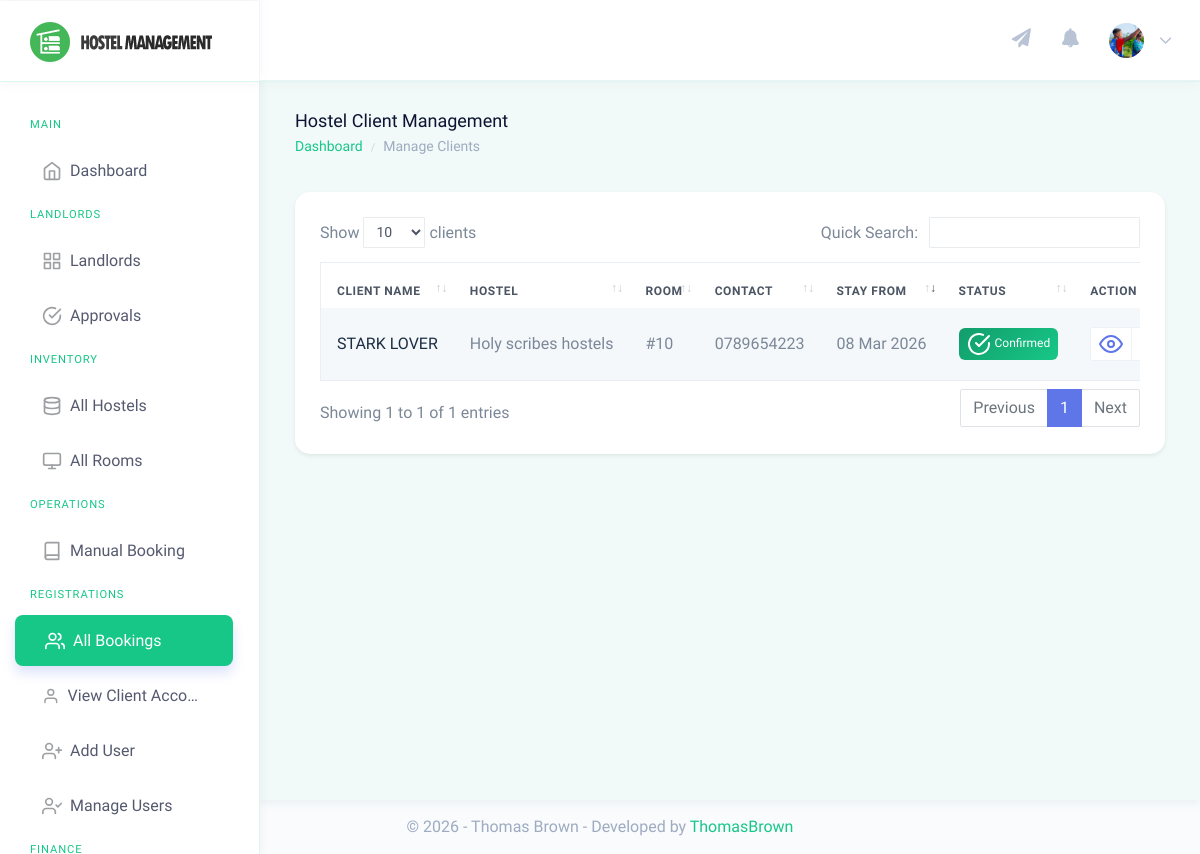
Screenshot of /admin/manage-clients.php (signed in) with the database file from the repository.
### tables this page shows
CREATE TABLE `users` (
  `id` int(11) NOT NULL,
  `tenant_id` int(11) DEFAULT NULL,
  `email` varchar(255) NOT NULL,
  `password` varchar(255) NOT NULL,
  `role` enum('admin','landlord','client','caretaker') NOT NULL,
  `full_name` varchar(255) NOT NULL,
  `first_name` varchar(255) DEFAULT NULL,
  `middle_name` varchar(255) DEFAULT NULL,
  `last_name` varchar(255) DEFAULT NULL,
  `gender` varchar(50) DEFAULT NULL,
  `contact_no` varchar(50) DEFAULT NULL,
  `profile_pic` varchar(255) DEFAULT NULL,
  `id_no` varchar(50) DEFAULT NULL,
  `status` enum('active','suspended') DEFAULT 'active',
  `created_at` timestamp NOT NULL DEFAULT current_timestamp(),
  `original_id` int(11) DEFAULT NULL,
  `original_table` varchar(50) DEFAULT NULL,
  `assigned_hostel_id` int(11) DEFAULT NULL
);

CREATE TABLE `bookings` (
  `id` int(11) NOT NULL,
  `tenant_id` int(11) DEFAULT NULL,
  `hostel_id` int(11) DEFAULT NULL,
  `roomno` int(11) NOT NULL,
  `seater` int(11) NOT NULL,
  `feespm` int(11) NOT NULL,
  `stayfrom` date NOT NULL,
  `booking_status` varchar(50) DEFAULT 'pending',
  `duration` int(11) NOT NULL,
  `firstName` varchar(500) NOT NULL,
  `middleName` varchar(500) NOT NULL,
  `lastName` varchar(500) NOT NULL,
  `gender` varchar(250) NOT NULL,
  `contactno` varchar(50) NOT NULL,
  `emailid` varchar(500) NOT NULL,
  `egycontactno` varchar(50) NOT NULL,
  `guardianName` varchar(500) NOT NULL,
  `guardianRelation` varchar(500) NOT NULL,
  `guardianContactno` varchar(50) NOT NULL,
  `corresAddress` varchar(500) NOT NULL,
  `corresCIty` varchar(500) NOT NULL,
  `corresPincode` varchar(50) NOT NULL,
  `pmntAddress` varchar(500) NOT NULL,
  `pmntCity` varchar(500) NOT NULL,
  `pmntPincode` varchar(50) NOT NULL,
  `postingDate` timestamp NOT NULL DEFAULT current_timestamp(),
  `updationDate` varchar(500) NOT NULL DEFAULT ''
);

CREATE TABLE `hostels` (
  `id` int(11) NOT NULL,
  `tenant_id` int(11) NOT NULL,
  `name` varchar(255) NOT NULL,
  `description` text DEFAULT NULL,
  `address` varchar(500) NOT NULL,
  `city` varchar(100) NOT NULL,
  `state` varchar(100) DEFAULT NULL,
  `postal_code` varchar(20) DEFAULT NULL,
  `phone` varchar(20) DEFAULT NULL,
  `email` varchar(255) DEFAULT NULL,
  `status` enum('pending','approved','rejected','suspended') NOT NULL DEFAULT 'pending',
  `featured_image` varchar(500) DEFAULT NULL,
  `created_at` timestamp NOT NULL DEFAULT current_timestamp(),
  `updated_at` timestamp NOT NULL DEFAULT current_timestamp() ON UPDATE current_timestamp()
);

### includes/tenant_manager.php (called while the page is built, shortened)
<?php
class TenantManager {
    public function getCurrentTenantId() {
        if ($this->isSuperAdmin()) {
            return isset($_SESSION['impersonate_tenant_id']) ? $_SESSION['impersonate_tenant_id'] : null;
        }
        return isset($_SESSION['tenant_id']) ? $_SESSION['tenant_id'] : null;
    }
    public function isSuperAdmin() {
        return isset($_SESSION['role']) && $_SESSION['role'] === 'admin';
    }
    public function getTenantWhereClause($tableAliasOrIncludeWhere = true, $includeWhere = true) {
        $tablePrefix = "";
        $useWhere = $includeWhere;
        if (is_string($tableAliasOrIncludeWhere)) {
            $tablePrefix = $tableAliasOrIncludeWhere . ".";
        } elseif (is_bool($tableAliasOrIncludeWhere)) {
            $useWhere = $tableAliasOrIncludeWhere;
        }
        $tenantId = $this->getCurrentTenantId();
        if ($this->isSuperAdmin() && !isset($_SESSION['impersonate_tenant_id'])) {
            return "";
        }
        return ($useWhere ? " WHERE " : "") . " {$tablePrefix}tenant_id = '$tenantId' ";
    }
}
?>

### admin/manage-clients.php (the view, shortened to what this page needs)
<?php
    include('../includes/check-login.php');
    include('../includes/tenant_manager.php');
    $tm = new TenantManager($mysqli);
?>
<!DOCTYPE html>
<html dir="ltr" lang="en">
<head>
    <link href="../assets/extra-libs/datatables.net-bs4/css/dataTables.bootstrap4.css" rel="stylesheet">
    <link href="../dist/css/style.min.css" rel="stylesheet">
    <link href="../assets/css/custom-gradients.css" rel="stylesheet">
    <link href="../assets/css/public-pages.css" rel="stylesheet">
</head>
<body>
    <div id="main-wrapper" data-theme="light" data-layout="vertical" data-navbarbg="skin6" data-sidebartype="full"
        data-sidebar-position="fixed" data-header-position="fixed" data-boxed-layout="full">
        <header class="topbar" data-navbarbg="skin6">
            <?php include 'includes/navigation.php'?>
        </header>
        <aside class="left-sidebar" data-sidebarbg="skin6">
            <div class="scroll-sidebar" data-sidebarbg="skin6">
            </div>
        </aside>
        <div class="page-wrapper">
            <div class="page-breadcrumb">
                <div class="row">
                    <div class="col-7 align-self-center">
                        <h4 class="page-title text-truncate text-dark font-weight-medium mb-1">Hostel Client Management</h4>
                        <div class="d-flex align-items-center">
                            <nav aria-label="breadcrumb">
                                <ol class="breadcrumb m-0 p-0">
                                    <li class="breadcrumb-item"><a href="dashboard.php" class="text-muted">Dashboard</a></li>
                                    <li class="breadcrumb-item text-muted active" aria-current="page">Manage Clients</li>
                                </ol>
                            </nav>
                        </div>
                    </div>
                </div>
            </div>
            <div class="container-fluid">
                <div class="card shadow-sm border-0">
                    <div class="card-body">
                        <div class="table-responsive">
                            <table id="clientsTable" class="table table-striped table-bordered no-wrap">
                                <thead>
                                    <tr>
                                        <th>Client Name</th>
                                        <th>Hostel</th>
                                        <th>Room</th>
                                        <th>Contact</th>
                                        <th>Stay From</th>
                                        <th>Status</th>
                                        <th>Action</th>
                                    </tr>
                                </thead>
                                <tbody>
                                    <?php
                                    $tenantWhere = $tm->getTenantWhereClause('bookings');
                                    $ret="SELECT bookings.*, hostels.name as hostel_name, tenants.name as tenant_name
                                          FROM bookings
                                          LEFT JOIN hostels ON bookings.hostel_id = hostels.id
                                          LEFT JOIN tenants ON bookings.tenant_id = tenants.id
                                          $tenantWhere
                                          ORDER BY bookings.postingDate DESC";
                                    $stmt= $mysqli->prepare($ret);
                                    $stmt->execute();
                                    $res=$stmt->get_result();
                                    while($row=$res->fetch_object()) {
                                        $fullName = $row->firstName . ' ' . $row->lastName;
                                        $statusBadgeClass = 'badge-status-default';
                                        $statusIcon = 'help-circle';
                                        if($row->booking_status == 'confirmed') {
                                            $statusBadgeClass = 'badge-status-confirmed';
                                            $statusIcon = 'check-circle';
                                        } else if($row->booking_status == 'approved') {
                                            $statusBadgeClass = 'badge-status-approved';
                                            $statusIcon = 'check-circle';
                                        } else if($row->booking_status == 'pending') {
                                            $statusBadgeClass = 'badge-status-pending';
                                            $statusIcon = 'clock';
                                        } else if($row->booking_status == 'rejected') {
                                            $statusBadgeClass = 'badge-status-rejected';
                                            $statusIcon = 'x-circle';
                                        } else if($row->booking_status == 'cancelled') {
                                            $statusBadgeClass = 'badge-status-cancelled';
                                            $statusIcon = 'x-circle';
                                        }
                                    ?>
                                    <tr>
                                        <td>
                                            <a href="clients-profile.php?id=<?php echo $row->id; ?>" class="text-dark font-weight-medium"><?php echo htmlentities($fullName); ?></a>
                                        </td>
                                        <td><?php echo $row->hostel_name ? htmlentities($row->hostel_name) : 'N/A'; ?></td>
                                        <td>#<?php echo $row->roomno; ?></td>
                                        <td><?php echo $row->contactno; ?></td>
                                        <td><?php echo date('d M Y', strtotime($row->stayfrom)); ?></td>
                                        <td>
                                            <span class="badge <?php echo $statusBadgeClass; ?> px-2 py-1">
                                                <i data-feather="<?php echo $statusIcon; ?>" class="feather-xs mr-1"></i><?php echo ucfirst($row->booking_status); ?>
                                            </span>
                                        </td>
                                        <td>
                                            <div class="btn-group">
                                                <a href="clients-profile.php?id=<?php echo $row->id; ?>" class="btn btn-light bg-white border text-info btn-sm px-2" title="View Full Profile">
                                                    <i data-feather="eye" class="feather-sm"></i>
                                                </a>
                                                <a href="manage-clients.php?del=<?php echo $row->id; ?>" class="btn btn-light bg-white border text-danger btn-sm px-2" title="Delete record" onclick="return confirm('Permanently delete this record?');">
                                                </a>
                                            </div>
                                        </td>
                                    </tr>
                                    <?php } ?>
                                </tbody>
                            </table>
                        </div>
                    </div>
                </div>
                </div>
            </div>
            <?php include 'includes/footer.php' ?>
        </div>
</body>
</html>

### admin/includes/navigation.php (shortened to what this page needs)
<nav class="navbar top-navbar navbar-expand-md">
                <div class="navbar-header" data-logobg="skin6">
                    <div class="navbar-brand">
                        <?php
                            $dashLink = ($_SESSION['role'] == 'admin') ? 'super_dashboard.php' : 'dashboard.php';
                        ?>
                        <a href="<?php echo $dashLink; ?>">
                            <b class="logo-icon">
                                <img src="../assets/images/logo-icon-nav.png" alt="homepage" class="dark-logo" />
                            </b>
                            <span class="logo-text">
                                <img src="../assets/images/logo-text-nav.png" alt="homepage" class="dark-logo" />
                            </span>
                        </a>
                    </div>
                </div>
                <div class="navbar-collapse collapse" id="navbarSupportedContent">
                    <ul class="navbar-nav float-right">
                        <?php if($_SESSION['role'] == 'admin' || $_SESSION['role'] == 'landlord'): ?>
                        <li class="nav-item">
                            <a class="nav-link pl-md-3" href="javascript:void(0)" data-toggle="modal" data-target="#broadcastModal" title="Send Notification">
                                <span><i class="fas fa-paper-plane" style="font-size: 1.2rem;"></i></span>
                            </a>
                        </li>
                        <?php endif; ?>
                        <li class="nav-item dropdown">
                            <a class="nav-link dropdown-toggle pl-md-3 position-relative" href="javascript:void(0)"
                                id="bell" role="button" data-toggle="dropdown" aria-haspopup="true"
                                aria-expanded="false">
                                <span><i class="fas fa-bell" style="font-size: 1.2rem;"></i></span>
                            </a>
                        </li>
                        <li class="nav-item dropdown">
                            <a class="nav-link dropdown-toggle" href="javascript:void(0)" data-toggle="dropdown"
                                aria-haspopup="true" aria-expanded="false">
                                    <?php
                                    $aid=$_SESSION['id'];
                                        $ret="SELECT full_name, email, profile_pic from users where id=?";
                                        $stmt= $mysqli->prepare($ret) ;
                                        $stmt->bind_param('i',$aid);
                                        $stmt->execute();
                                        $res=$stmt->get_result();
                                        while($row=$res->fetch_object())
                                        {
                                            $userPic = $row->profile_pic ? "../uploads/profiles/" . $row->profile_pic : "../assets/images/users/admin-icn.png";
                                            ?>
                                <img src="<?php echo $userPic; ?>" alt="user" class="rounded-circle" width="35" height="35" style="object-fit: cover;">
                                <span class="ml-2 d-none d-lg-inline-block"><?php } ?><i data-feather="chevron-down"
                                        class="svg-icon"></i></span>
                            </a>
                        </li>
                    </ul>
                </div>
            </nav>

### rows the page displays
users: profile_pic (picture)
bookings: fullName "STARK LOVER", hostel.name "Holy scribes hostels", roomno "10", contactno "0789654223", stayfrom "08 Mar 2026", booking_status "Confirmed"
